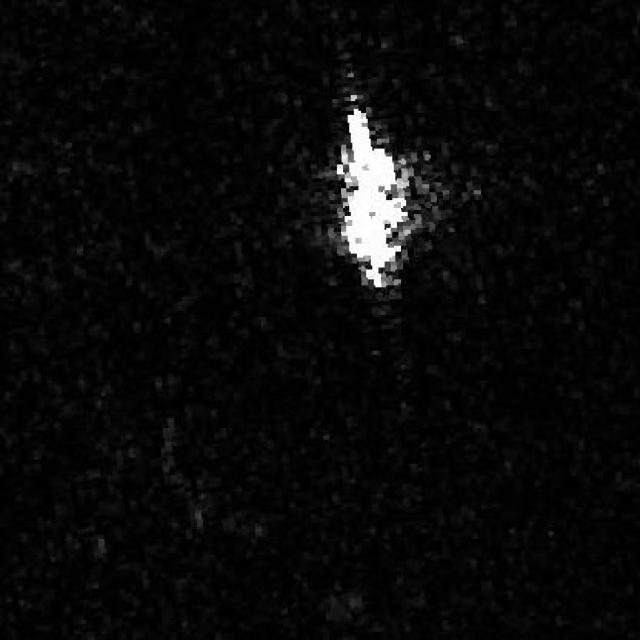
#> input picture BİTİRME/data/clean/europe/ship_sea/000001_jpg.rf.d1263c3aaa066f962a2b73683bf3b883.jpg, 640 x 640 px
$ python create_review_grids.py '../../BİTİRME/data/clean/europe/ship_sea'
#> lines starting #> are read from the running program, lines starting #| are printed output that depends on the picture
"""Create contact sheets for sea_candidate or ship_candidate patch folders."""

from __future__ import annotations

import argparse
import math
from pathlib import Path

from PIL import Image, ImageDraw, ImageFont


IMAGE_EXTENSIONS = {".png", ".jpg", ".jpeg", ".tif", ".tiff"}


def find_images(folder: Path) -> list[Path]:
    return sorted(path for path in folder.iterdir() if path.suffix.lower() in IMAGE_EXTENSIONS)


def load_font(size: int = 12) -> ImageFont.ImageFont:
    try:
        return ImageFont.truetype("arial.ttf", size)
    except OSError:
        return ImageFont.load_default()


def create_contact_sheet(
    image_paths: list[Path],
    output_path: Path,
    thumb_size: int = 128,
    columns: int = 5,
    label_height: int = 34,
    limit: int | None = None,
) -> None:
#> called with thumb_size = 128, columns = 5, label_height = 34, limit = 100
    if limit is not None:
        image_paths = image_paths[:limit]
    if not image_paths:
        raise ValueError("No images found for contact sheet.")

    font = load_font()
    rows = math.ceil(len(image_paths) / columns)
    cell_w = thumb_size
    cell_h = thumb_size + label_height
    sheet = Image.new("RGB", (columns * cell_w, rows * cell_h), "white")
#> sheet: PIL image 640x162 RGB; every value is 255
    draw = ImageDraw.Draw(sheet)

    for idx, path in enumerate(image_paths):
        col = idx % columns
        row = idx // columns
        x = col * cell_w
        y = row * cell_h

        with Image.open(path) as image:
#> image is the input picture: PIL image 640x640 RGB; min 0, max 255, mean 9.9
            image = image.convert("L")
#> image: PIL image 640x640 L
            image.thumbnail((thumb_size, thumb_size))
#> image: PIL image 128x128 L
            tile = Image.new("RGB", (thumb_size, thumb_size), "black")
#> tile: PIL image 128x128 RGB; every value is 0
            paste_x = (thumb_size - image.width) // 2
#> paste_x = 0
            paste_y = (thumb_size - image.height) // 2
#> paste_y = 0
            tile.paste(image.convert("RGB"), (paste_x, paste_y))

        sheet.paste(tile, (x, y))
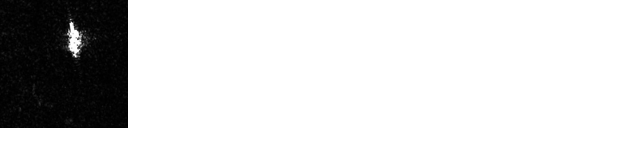
#> sheet: PIL image 640x162 RGB; min 0, max 255, mean 216.3
        label = path.name
        if len(label) > 24:
            label = label[:21] + "..."
        draw.text((x + 3, y + thumb_size + 3), label, fill="black", font=font)
#> pass 2 of the loop in create_contact_sheet, `for idx, path in enumerate(image_paths):`:
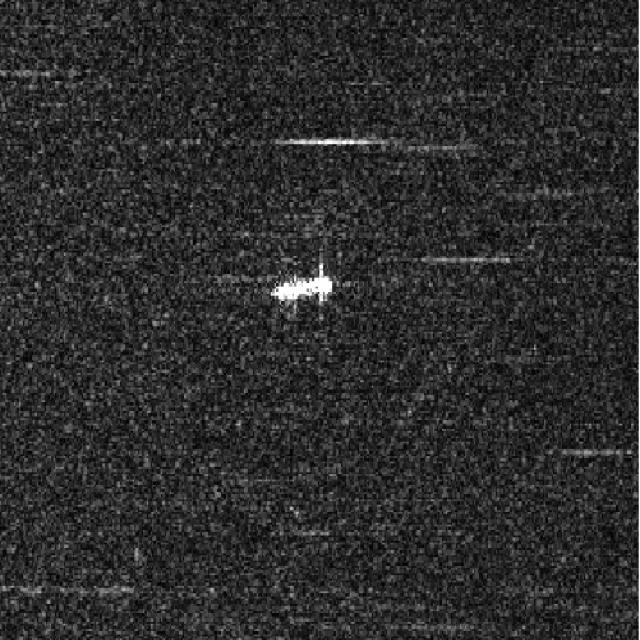
#> input picture BİTİRME/data/clean/europe/ship_sea/000002_jpg.rf.52e29d245b4d7126789e1210b2236b8c.jpg, 640 x 640 px
#> in create_contact_sheet, image is the input picture: PIL image 640x640 RGB; min 0, max 255, mean 44.9
#> in create_contact_sheet, `image.thumbnail((thumb_size, thumb_size))`:
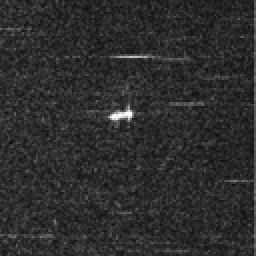
#> image: PIL image 128x128 L (shown 2 times larger); min 9, max 255, mean 45
#> in create_contact_sheet, `sheet.paste(tile, (x, y))`:
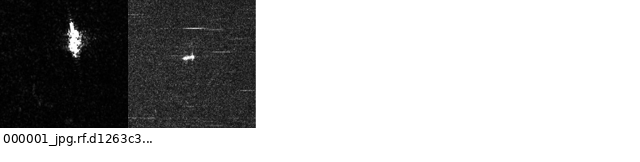
#> sheet: PIL image 640x162 RGB; min 0, max 255, mean 182.2

    output_path.parent.mkdir(parents=True, exist_ok=True)
    sheet.save(output_path)
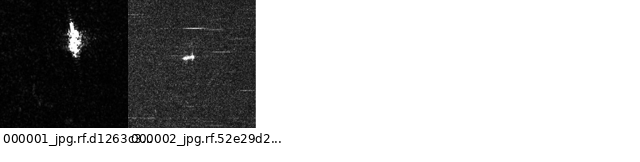
#> saved as ship_sea_review_grid.jpg: PIL image 640x162 RGB; min 0, max 255, mean 181.2


def parse_args() -> argparse.Namespace:
    parser = argparse.ArgumentParser(description=__doc__)
    parser.add_argument("candidate_folder", type=Path)
    parser.add_argument("--output", type=Path, default=None)
    parser.add_argument("--thumb-size", type=int, default=128)
    parser.add_argument("--columns", type=int, default=5)
    parser.add_argument("--limit", type=int, default=100)
    return parser.parse_args()


def main() -> None:
    args = parse_args()
    output = args.output or args.candidate_folder / f"{args.candidate_folder.name}_review_grid.jpg"
    images = find_images(args.candidate_folder)
    create_contact_sheet(images, output, args.thumb_size, args.columns, limit=args.limit)
    print(f"Saved review grid: {output}")


if __name__ == "__main__":
    main()
